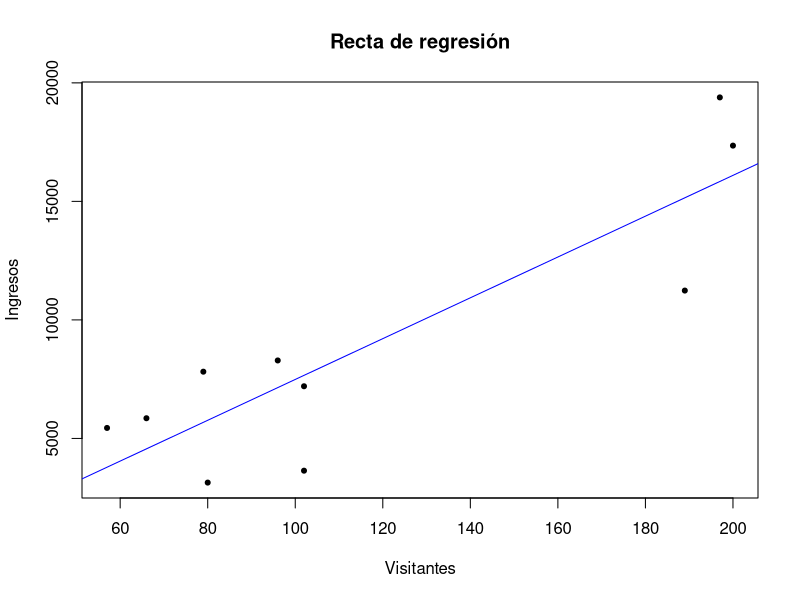

Here is the R script that generated this plot:
# --  C R E A C I Ó N   D E   L A S   V A R I A B L E S  --

# Semilla para reproducibilidad
#set.seed(420)

# Número de días
dias = 10

# Generar datos de visitantes (entre 50 y 200 personas por día)
visitantes <- sample(50:200, dias, replace = TRUE)

#Generar el gasto medio de cada visitante en cada día
gasto_por_visitante <- runif(dias, min = 30, max = 100) 

# Generar datos de ingresos multiplicando el gasto medio por el número de visitantes
ingresos <- visitantes * gasto_por_visitante

# Redondear los ingresos a dos decimales
ingresos = round(ingresos, 2)

# Crear un data frame con los datos
datos_tienda <- data.frame(Visitantes = visitantes, Ingresos = ingresos)

# Mostrar los datos
print(datos_tienda)

# - - -


# --  I N G R E S O S   T O T A L E S  --

total = sum(ingresos)
print(paste('Ingresos totales:', total, '€'))

# - - -


# --  C O E F I C I E N T E   D E   C O R R E L A C I Ó N  --

# Cálculo de correlación entre visitantes e ingresos
correlacion = cor(visitantes, ingresos, method = c("pearson"))
print(paste('Coeficiente de correlación (Pearson):',correlacion))
# La correlación entre ingresos y visitantes oscila en los positivos debido a el uso del
# número de clientes en el cálculo de de los ingresos, de manera que:
#   1. Se crea aleatoriamente una media de gasto por visitante en un día
#   2. Se multiplica esa media por el número de visitantes para hallar el ingreso diario
# A pesar de ello, si la media aleatoria es muy baja un día con muchos visitantes y alta
# otro día con pocos visitantes reducirá el coeficiente, pero nunca llegando a negativo.

# - - -


# -- R E C T A   D E   R E G R E S I Ó N - - 

# Creación de la recta
linea_reg <- lm(ingresos ~ visitantes)
#summary(linea_reg)
# Dibujado de la gráfica. Los puntos indicarán el número de ingresos y el de visitantes. pch es el icono de estos puntos
plot(visitantes, ingresos, main = 'Recta de regresión', xlab = 'Visitantes', ylab = 'Ingresos', pch = 20)
# Dibujado de la recta de regresión sobre la gráfica
abline(linea_reg, col = 'blue')

# - - -

#
#
#
#FINAL OUTPUT
cat('Ingresos totales:', total, '€\n', 'Coeficiente de correlación (Pearson):',correlacion)
summary(linea_reg)


